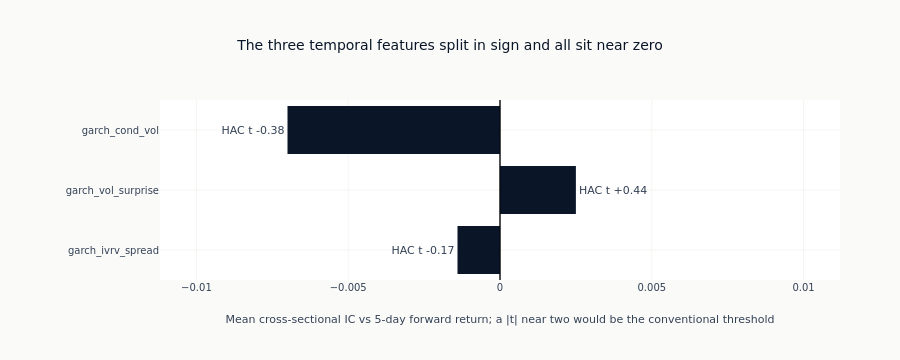

The notebook cell saved with this chart:
### Markdown cell above
The chart ranks the three temporal features by their standalone information
coefficient against the 5-day forward return, and prints each one's HAC
t-statistic beside its bar. The three disagree about the sign of the
relationship and none of them reaches a t-statistic the sample can separate
from zero, which is the same result Ch8 reached for the options-derived
features. These are candidate inputs to the multivariate models downstream;
what they contribute there is a question this notebook does not answer.

### Code cell
if temporal_ic_results:
    ic_sorted = sorted(temporal_ic_results, key=lambda r: abs(r["ic_mean"]), reverse=True)
    fig = go.Figure()
    fig.add_bar(
        x=[r["ic_mean"] for r in ic_sorted],
        y=[r["name"] for r in ic_sorted],
        orientation="h",
        marker_color=ml4t_palette(1)[0],
        text=[f"HAC t {r['hac_tstat']:+.2f}" for r in ic_sorted],
        textposition="outside",
        cliponaxis=False,
    )
    fig.add_vline(x=0.0, line_width=1, line_color="black")
    # Room for the t-statistic printed past each bar end, on whichever side the bar runs.
    _span = max(abs(r["ic_mean"]) for r in ic_sorted) * 1.6
    fig.update_layout(
        title="The three temporal features split in sign and all sit near zero",
        xaxis_title=(
            f"Mean cross-sectional IC vs {LABEL_HORIZON}-day forward return; "
            "a |t| near two would be the conventional threshold"
        ),
        xaxis=dict(range=[-_span, _span]),
        yaxis_title=None,
        yaxis=dict(autorange="reversed"),
        margin=dict(l=160, r=60),
        height=360,
    )
    fig.show()

### Figure 1 — Plotly figure (JSON) as saved in the notebook; plotly's stock layout.template omitted (floating-point values rounded to 4 significant figures)
{"data": [{"cliponaxis": false, "marker": {"color": "#0a1628"}, "orientation": "h", "text": ["HAC t -0.38", "HAC t +0.44", "HAC t -0.17"], "textposition": "outside", "type": "bar", "x": [-0.007, 0.0025, -0.0014], "y": ["garch_cond_vol", "garch_vol_surprise", "garch_ivrv_spread"]}], "layout": {"height": 360, "margin": {"l": 160, "r": 60}, "shapes": [{"line": {"color": "black", "width": 1}, "type": "line", "x0": 0.0, "x1": 0.0, "xref": "x", "y0": 0, "y1": 1, "yref": "y domain"}], "title": {"text": "The three temporal features split in sign and all sit near zero"}, "xaxis": {"range": [-0.0112, 0.0112], "title": {"text": "Mean cross-sectional IC vs 5-day forward return; a |t| near two would be the conventional threshold"}}, "yaxis": {"autorange": "reversed", "title": {}}}}
